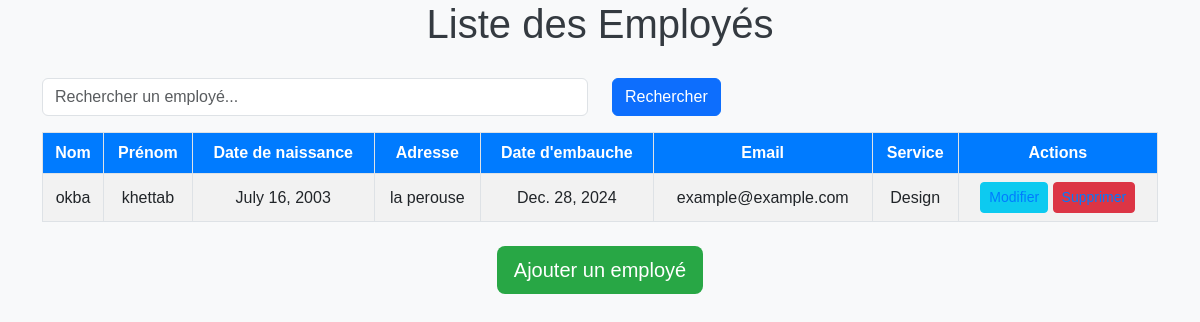
The app's page /employe/ with its own data.
### admin_rh/models.py (models this page shows, shortened)
class Employe(models.Model):
    nom = models.CharField(max_length=50)
    prenom = models.CharField(max_length=50)
    sexe = models.CharField(max_length=10,choices=[('M', 'HOMME'), ('F', 'FEMME')],default='M')
    adresse=models.CharField(max_length=250)
    date_naissance = models.DateField()
    email = models.EmailField(max_length=100)
    date_embauche = models.DateField()
    service = models.ForeignKey(Service, on_delete=models.CASCADE,related_name="rel_emp")

class Service(models.Model):
    nom_service = models.CharField(max_length=50)
    description = models.CharField(max_length=50)
    def __str__(self):
        return self.nom_service

### admin_rh/views.py (the view)
# urls.py: path('employe/',views.afficherEmploye,name='empList'),
def afficherEmploye(request):
    employe= Employe.objects.all()
    return render(request,'testdjango.html',{'Employes':employe})

### admin_rh/templates/testdjango.html (shortened to what this page needs)
<!DOCTYPE html>
<html lang="fr">
<head>
    <link href="https://cdn.jsdelivr.net/npm/bootstrap@5.3.0-alpha1/dist/css/bootstrap.min.css" rel="stylesheet">
</head>
<body>
    <h1>Liste des Employés</h1>
    <div class="container">
        <form method="GET" action="{% url 'rechercheList' %}">
            <div class="row mb-3">
                <div class="col-md-6">
                    <input type="text" class="form-control" name="search" placeholder="Rechercher un employé..." value="{{ request.GET.search }}">
                </div>
                <div class="col-md-3">
                    <button type="submit" class="btn btn-primary">Rechercher</button>
                </div>
            </div>
        </form>
        <table class="table table-striped table-hover">
            <thead>
                <tr>
                    <th>Nom</th>
                    <th>Prénom</th>
                    <th>Date de naissance</th>
                    <th>Adresse</th>
                    <th>Date d'embauche</th>
                    <th>Email</th>
                    <th>Service</th>
                    <th>Actions</th>
                </tr>
            </thead>
            <tbody>
                {% for x in Employes %}
                    <tr>
                        <td>{{ x.nom }}</td>
                        <td>{{ x.prenom }}</td>
                        <td>{{ x.date_naissance }}</td>
                        <td>{{ x.adresse }}</td>
                        <td>{{ x.date_embauche }}</td>
                        <td>{{ x.email }}</td>
                        <td>{{ x.service }}</td>
                        <td>
                            <a href="{% url 'editemp' x.id %}" class="btn btn-info btn-sm">Modifier</a>
                            <a href="{% url 'delemp' x.id %}" class="btn btn-danger btn-sm">Supprimer</a>
                        </td>
                    </tr>
                {% endfor %}
            </tbody>
        </table>
        <div class="text-center mt-4">
            <a href="{% url 'addemp' %}" class="btn btn-custom btn-lg">Ajouter un employé</a>
        </div>
    </div>
</body>
</html>

### admin_rh/templates/testdjango.html (style rules this page uses)
body { background-color: #f8f9fa; font-family: Arial, sans-serif; }
h1 { margin-bottom: 30px; color: #343a40; text-align: center; font-size: 2.5rem; }
table { margin: 0 auto; width: 90%; }
th, td { text-align: center; vertical-align: middle; }
.table th, .table td { border: 1px solid #dee2e6; }
.table th { background-color: #007bff; color: white; }
.table td a { text-decoration: none; color: #007bff; }
.btn-custom { background-color: #28a745; color: white; }

### records on screen
Employe: nom "okba", prenom "khettab", date_naissance "July 16, 2003", adresse "la perouse", date_embauche "Dec. 28, 2024", email "example@example.com", service "Design"
